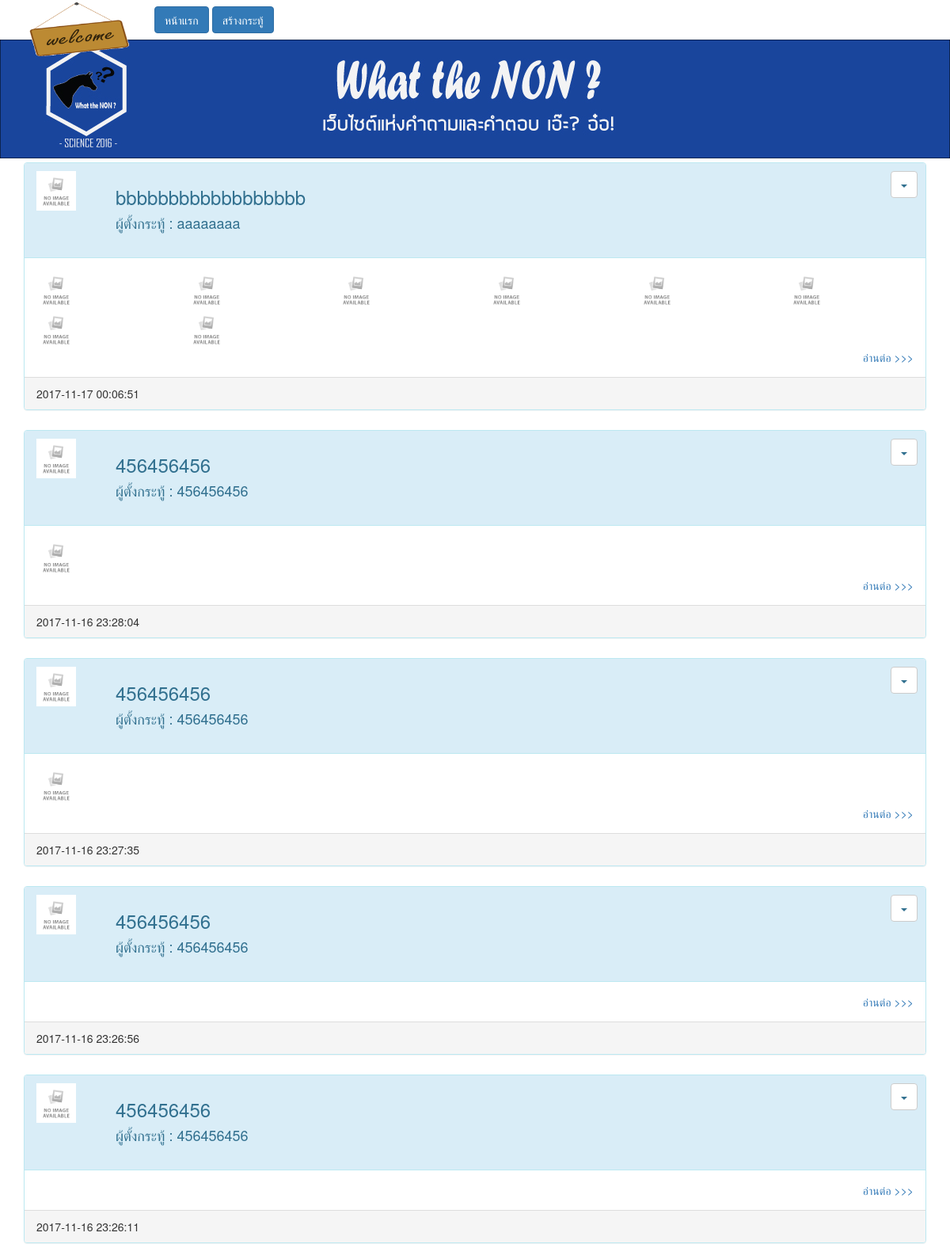
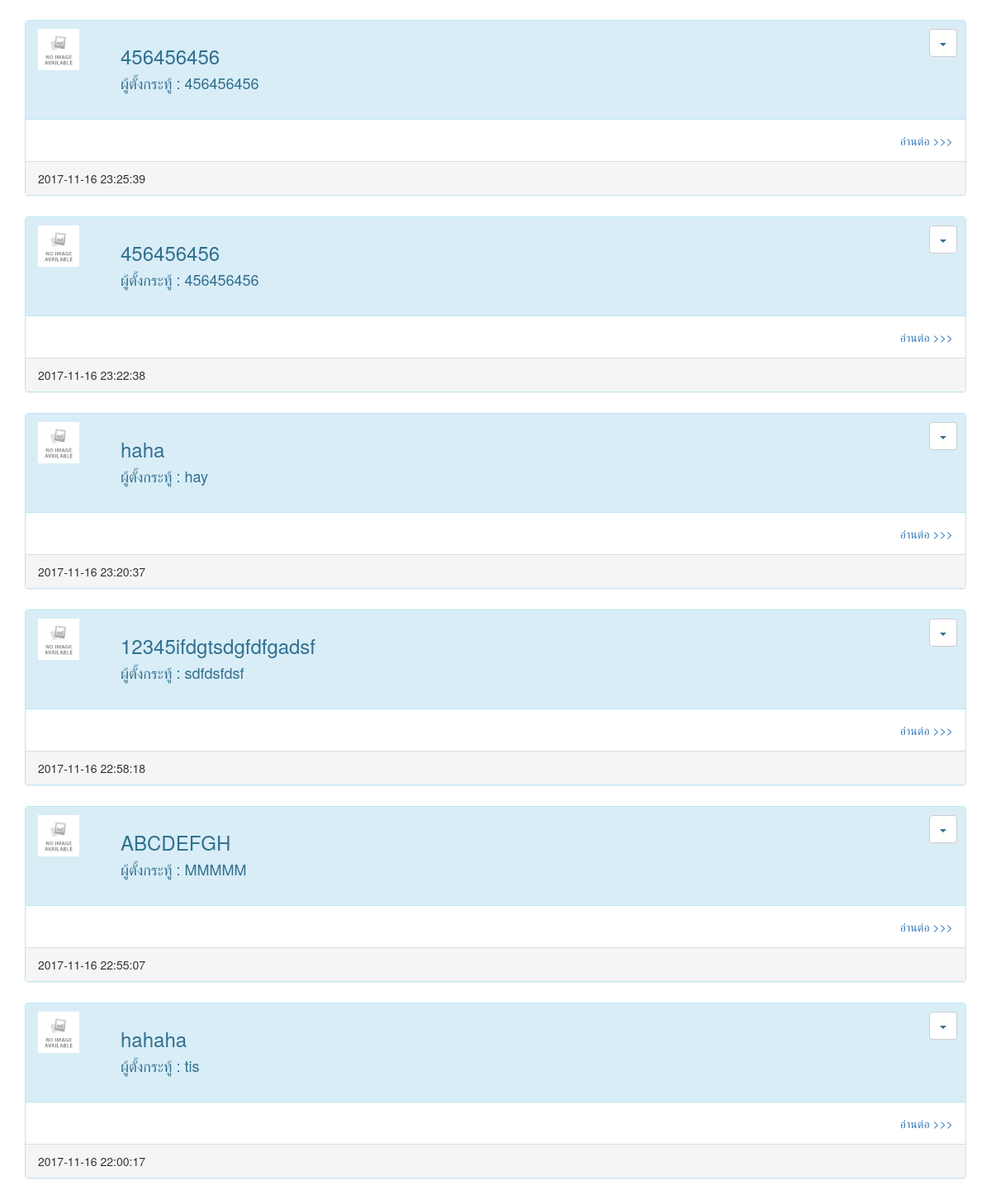
The page / on the database its author committed (2 pictures, top to bottom).
### tables this page shows
CREATE TABLE `posts` (
  `id` int(5) UNSIGNED NOT NULL,
  `name` varchar(100) NOT NULL,
  `title` varchar(255) NOT NULL,
  `details` text NOT NULL,
  `picture` varchar(255) NOT NULL,
  `datetime` datetime NOT NULL,
  `num_comment` int(3) NOT NULL DEFAULT '0'
);

CREATE TABLE `product_image` (
  `id` int(5) UNSIGNED NOT NULL,
  `post_id` int(5) UNSIGNED NOT NULL,
  `image` varchar(255) NOT NULL
);

### index.php (the view, shortened to what this page needs)
<?php
require_once(__DIR__ . '/common/connect.php');
?>
<!doctype html>
<html lang="en">
<head>
    <link rel="stylesheet" type="text/css" href="css/main.css">
    <link href="asset/css/bootstrap.min.css" rel="stylesheet">
    <link href="asset/css/smoke.min.css" rel="stylesheet">
</head>
<body>
<?php
    require ('navber-menu.php');
?>
<div id="header"></div>
    <div class="container">
        <div class="row">
            <?php
            $sql = 'SELECT * FROM posts ORDER BY datetime DESC';
            $stmt = $handle->prepare($sql);
            $stmt->execute();
            if ($stmt->rowCount()) {
                $data = $stmt->fetchAll(PDO::FETCH_ASSOC);
                foreach ($data as $value) {
                    ?>
                    <div class="col-md-12 box" style="margin-top: 5px">
                        <div class="panel panel-info">
                            <div class="panel-heading">
                                <div class="image-show">
                                    <?php
                                    if (is_file('images/' . $value['picture'])) {
                                        echo '<img src="images/' . $value['picture'] . '" class="img-responsive img-thumbnail">';
                                    } else {
                                        echo '<img src="images/error.png" style="width: 50px;height: 50px">';
                                    }
                                    ?>
                                </div>
                                <div class="name-posts">
                                    <h3><?php echo $value['title'] ?></h3>
                                    <h4><?php echo 'ผู้ตั้งกระทู้ : ' . $value['name'] ?></h4>
                                </div>
                                <div class="dropdown">
                                    <button class="btn btn-default dropdown-toggle" type="button"
                                            id="dropdownMenu1" data-toggle="dropdown" aria-haspopup="true"
                                            aria-expanded="true">
                                        <span class="caret"></span>
                                    </button>
                                </div>
                            </div>
                            <div class="panel-body">
                                <div class="row">
                                    <?php
                                    $sql = 'SELECT * FROM `product_image` WHERE post_id=:post_id';
                                    $stmt2 = $handle->prepare($sql);
                                    $stmt2->bindParam(":post_id", $value['id']);
                                    $stmt2->execute();
                                    foreach($stmt2->fetchAll(PDO::FETCH_ASSOC) as $image) {
                                        ?>
                                        <div class="col-md-2 col-lg-2 col-sm-2 col-xs-2">
                                            <?php
                                            if (is_file('images/products/' . $image['image'])) {
                                                echo '<img src="images/products/' . $image['image'] . '" class="img-responsive img-thumbnail">';
                                            } else {
                                                echo '<img src="images/error.png" style="width: 50px;height: 50px">';
                                            }
                                            ?>
                                        </div>
                                        <?php
                                    }
                                        ?>
                                </div>
                                <div class="text-right">
                                    <a href="post.php?id=<?php echo $value['id'] ?>" class="btn-reply">อ่านต่อ >>></a>
                                </div>
                            </div>
                            <div class="panel-footer">
                                <?php echo $value['datetime'] ?>
                            </div>
                        </div>
                    </div>
                    <?php
                }
            }
            ?>
        </div>
    </div>
</body>
</html>

### css/main.css (style rules this page uses)
#header { background-image: url(../image/Hwhatthenon1.jpg); height: 150px; width: 100%; color: white; background-repeat: round; }
a { text-decoration: none; }
.dropdown { position: relative; display: inline-block; }

### index.php (style rules this page uses)
.panel-heading { position: relative; height: 120px; }
.panel-body { overflow: hidden; position: relative; }
.dropdown { position: absolute; right: 10px; top: 10px; }
.image-show { width: 80px; }
.name-posts { position: absolute; top: 10px; left: 115px; }
.btn-reply { width: 100px; }

### rows shown on the page
posts: title "bbbbbbbbbbbbbbbbbb", name "aaaaaaaa", datetime "2017-11-17 00:06:51"
posts: title "456456456", name "456456456", datetime "2017-11-16 23:28:04"
posts: title "456456456", name "456456456", datetime "2017-11-16 23:27:35"
posts: title "456456456", name "456456456", datetime "2017-11-16 23:26:56"
posts: title "456456456", name "456456456", datetime "2017-11-16 23:26:11"
posts: title "456456456", name "456456456", datetime "2017-11-16 23:25:39"
posts: title "456456456", name "456456456", datetime "2017-11-16 23:22:38"
posts: title "haha", name "hay", datetime "2017-11-16 23:20:37"
posts: title "12345ifdgtsdgfdfgadsf", name "sdfdsfdsf", datetime "2017-11-16 22:58:18"
posts: title "ABCDEFGH", name "MMMMM", datetime "2017-11-16 22:55:07"
posts: title "hahaha", name "tis", datetime "2017-11-16 22:00:17"
